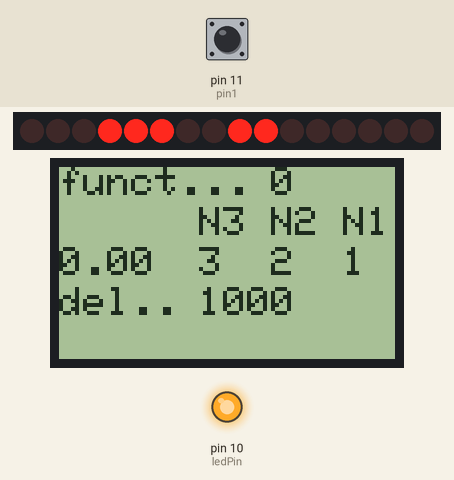
Recording of a sketch running on a simulated Arduino Uno, built with avr-gcc and run on an emulated ATmega328P. On the bench: 16 shift-register outputs drawn as a row of LEDs (first output left, lit = HIGH), 84×48 one-colour display, output pins drawn as LEDs (lit = HIGH). Wiring (inferred from the names in the program): 2 × shift register (74HC595): data pin 2; shift clock pin 4; latch pin 3. Wiring (inferred from the signals the program sends): row of LEDs: on Q0, Q1, Q2, Q3, Q4, Q5, Q6, Q7, Q8, Q9, Q10, Q11, Q12, Q13, Q14, Q15. Dashed ring = blinking. Inputs (shaded band) come from the test bench; at power-on: pin 11 (pin1) HIGH. Random numbers use the default seed unless the sketch sets one; pins used as bus, display or sensor lines are not drawn.

Above: at 1.2 s.
1.3 s: pin 11 (pin1) pulled LOW for 3.2 s
At 3.8 s:
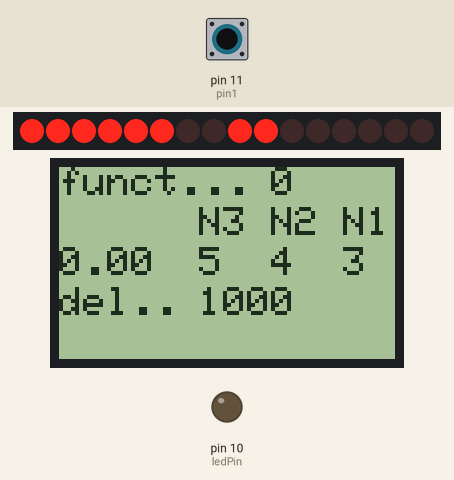
5.1 s: pin 11 (pin1) pulled LOW for 1 s
At 5.72 s:
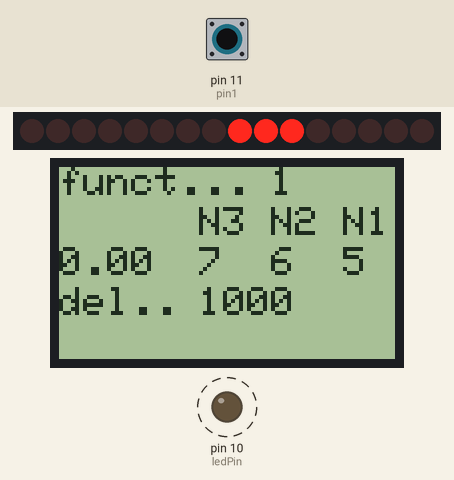
6.7 s: pin 11 (pin1) driven LOW
9.7 s: pin 11 (pin1) driven HIGH
11.2 s: pin 11 (pin1) driven LOW
At 11.7 s:
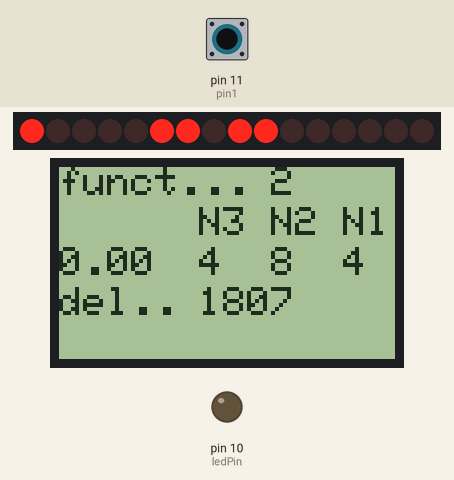
17.2 s: pin 11 (pin1) driven HIGH
At 22.1 s:
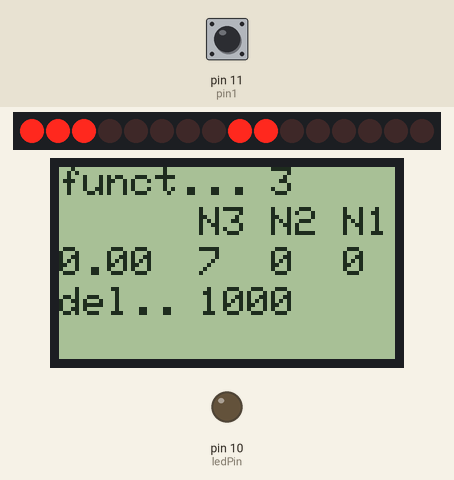
Timing chart, 0 to 23.3 s (numbered marks = the images above; inputs shaded):
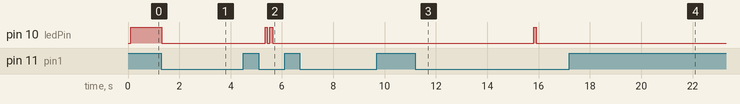

Measured:
- after the input at 1.3 s, pin 10 (ledPin): HIGH → LOW at once
- after the input at 5.1 s, pin 10 (ledPin): alternates HIGH for 0.09 s and LOW for 0.10 s, 4 changes in all, then stays LOW, starting after 0.24 s
- after the input at 11.2 s, pin 10 (ledPin): LOW → HIGH after 4.6 s, → LOW 0.10 s later
- what the display in image 1 shows lasts 0.9 s, from 3.1 s to 4.0 s
- what the display in image 3 shows lasts 1.7 s, from 11.3 s to 13.0 s

The sketch:

Hello3D.ino
```cpp
#define SCLK_C 4 // пины ардуино для подключения Crony
#define RCLK_C 3
#define DIO_C  2

//Подключаем дисплей Nokia 5110 Синий
//Используем библиотеку «Adafruit_GFX_Library»
//https://github.com/adafruit/Adafruit-GFX-Library/archive/master.zip
#include <Adafruit_GFX.h>
#include <Adafruit_PCD8544.h>
// Пины Arduino >> Контакты дисплея:____(Clk, Din, DC, CE, RST)
Adafruit_PCD8544 display = Adafruit_PCD8544(5, 6, 7, 8, 9);
//******

//WoltMetr Вольтметр 0-50В..
// Время обновления показаний, мс (200-2000)
#define REFRESH_TIME  30
// Аналоговй вход
#define PIN_VOLT A0
// Внутреннее опорное напряжение (подобрать)
const float VRef = 1.08;
// Коэффициент входного резистивного делителя (Rh + Rl) / Rl. IN <-[ Rh ]--(analogInPin)--[ Rl ]--|GND
const float VoltMult = (103.8 + 10.430) / 10.430;
float InVolt, Volt;
//*******

//Цифровая кнопка
const int pin1 = 11; //кнопка
long previousMillis = 0;
boolean Lock = 0; //Защёлка/фиксатор для кнопки
//*******

int ledPin = 10;

unsigned long timer0; //Переменная для работы таймера
unsigned long timer1; //Переменная для работы таймера
unsigned long TiMer1; //Переменная для работы таймера

int NUMBER = 0;  //Счетчик для определения номера ячейки в столбце массива symbol[][]
int NUMBER1 = 0; //Переменная для хранения значения 1го разряда
int NUMBER2 = 0; //Переменная для хранения значения 2го разряда
int NUMBER3 = 0; //Переменная для хранения значения 3го разряда

int column = 10; //Количество столбцов массива
int line = 0;    //Переменная для выбора строки из массива

int funct = 0;   //Выбор функции (режима работы)
int del = 1000;  //Интервалл переключения индикатора
int iIi  = 10;   //Переменная иИи для включения FloatPoint только на одном определенном разряде, на пример плавающую точку (12,3 - 1,23)
byte FloatPoint = 0b10000000; // h. Байт включаюший сегмент "h" индикатора
byte other = 0b00000000; //Дополнительный байт, позволяет
//модифицировать байт отправляемый
//на порт DIO и сдвиговый регистр

// маска для 7 сигментного индикатора
const byte symbol[5][10] = {
  {
    0b00000000, //
    0b01110110, // H
    0b01111001, // E
    0b00111000, // L
    0b00111000, // L
    0b00111111, // O
    0b00000000, //
    0b00000000, //
    0b01000000, // -
    0b00000000, //
  }, {
    0b00111111, // 0
    0b00000110, // 1
    0b01011011, // 2
    0b01001111, // 3
    0b01100110, // 4
    0b01101101, // 5
    0b01111101, // 6
    0b00000111, // 7
    0b01111111, // 8
    0b01101111, // 9
  }, {
    //Crony
    0b01100011, //"o_o"
    0b01000001, //"=_="
    0b01000000, //"-_-"
    0b01000011, //">_>"
    0b01100001, //"<_<"
    0b00000001, //"-high -"
    0b00001000, //"_"_
    0b01001000, //"="_
    0b01011100, //"o"_
    0b01000000, //"-"_
  }, {
    //"__________"
    0b01011100, //"o"
    0b01010100, //"n"
    0b00011100, //"u"
    0b01000000, //"-"
    0b00001000, //"_"
    0b01001100, //">"
    0b01011000, //"<"
    0b00111111, //"0"
    0b00000000, //
    0b00000000, //
  }, {
    //каждый сегмент в отдельности
    0b00000000, // пробел
    0b00000001, // a
    0b00000010, // b
    0b00000100, // c
    0b00001000, // d_
    0b00010000, // e
    0b00100000, // f
    0b01000000, // g-
    0b10000000, // h.
    0b00000000, //
  }
};
const byte chr[3] = { // маска для разряда 0, 1, 2
  0b00000110, //100
  0b00000101, //010
  0b00000011, //001
  //0b00000000, //111
  //0b00000111, //000
};
//********************

void setup() {
  // put your setup code here, to run once:
  pinMode(RCLK_C, OUTPUT);
  pinMode(SCLK_C, OUTPUT);
  pinMode(DIO_C, OUTPUT);

  // инициализация и установка параметров дисплея Nokia5110
  display.begin();
  //display.clearDisplay();
  //display.display();
  display.setContrast(58); // установка контраста
  display.setTextSize(1);  // установка размера шрифта
  display.setTextColor(BLACK); // установка цвета текста
  //********

  //WoltMetr ВолтМетр
  analogReference(INTERNAL);//Включаем внутряннее опорное напряжение
  pinMode(PIN_VOLT, INPUT);
  //********

  //Цифровая кнопка
  pinMode(pin1, INPUT_PULLUP);  // определяет pin1 как вход с внутренней подтяжкой
  pinMode(ledPin, OUTPUT);
  //********

  Serial.begin(9600);
}

void loop() {
  // put your main code here, to run repeatedly:

  //Цифровая кнопка от TimeMachine();
  if  (digitalRead(pin1) == LOW ) {        //если pin1 включили,
    if (millis() - previousMillis > 100) { //то ждем 100мс для
      previousMillis = millis();           //отсечки дребезга контактов
      //funct++;                             // и в переменную прибавим один
      Lock = !Lock;   //Стоп - Пуск TimeMachine();
      digitalWrite(ledPin, LOW);
    }
  }
  //TimeMachine();
  if (millis() - timer1 > 100) {
    TiMer1 = TiMer1 + 1;
    if (TiMer1 == 256) TiMer1 = 1;
    timer1 = millis();
     //digitalWrite(ledPin, LOW);
  }
  //Выделятор интервалов времени
  if (TiMer1 >= 1 && TiMer1 <= 2 && !Lock) digitalWrite(ledPin, HIGH);
  if (TiMer1 >= 3 && TiMer1 <= 50 && !Lock) funct = 0;
  if (TiMer1 >= 51 && TiMer1 <= 52 && !Lock) digitalWrite(ledPin, HIGH);
  if (TiMer1 >= 53 && TiMer1 <= 100 && !Lock) funct = 1;
  if (TiMer1 >= 101 && TiMer1 <= 102 && !Lock) digitalWrite(ledPin, HIGH);
  if (TiMer1 >= 103 && TiMer1 <= 150 && !Lock) funct = 2;
  if (TiMer1 >= 151 && TiMer1 <= 152 && !Lock) digitalWrite(ledPin, HIGH);
  if (TiMer1 >= 153 && TiMer1 <= 200 && !Lock) funct = 3;
  if (TiMer1 >= 201 && TiMer1 <= 202 && !Lock) digitalWrite(ledPin, HIGH);
  if (TiMer1 >= 203 && TiMer1 <= 255 && !Lock) funct = 4;
  //if (TiMer1 >= 318 && TiMer1 <= 433 && !Lock) funct = 5;
  //if (TiMer1 >= 534 && TiMer1 <= 687 && !Lock) funct = 6;


  if (millis() - timer0 >= del) {  // Таймер //Переключатель, галетный, програмный...%)
    timer0 = millis();
    if (funct == 0) {
      HelloWorld();
    }
    if (funct == 1) {
      Anymation();
    }
    if (funct == 2) {
      Crony();
    }
    if (funct == 3) {
      Ciferblat();
    }
    if (funct == 4) {
      WoltMetr();
    }
    //if (funct == 5) {
      // TimeMachine();
    //}
  }

  int NUMBERS[3] = { // Массив масок каждого разряда
    NUMBER1,
    NUMBER2,
    NUMBER3,
  };

  int i;
  for (i = 0; i <= 2; i++) {
    digitalWrite(RCLK_C, LOW); // открываем защелку
    shiftOut(DIO_C, SCLK_C, MSBFIRST,  chr[i]);  // включаем разряд

    if (i == iIi) { //Включаем запятую второго разряда
      shiftOut(DIO_C, SCLK_C, MSBFIRST, symbol[line][NUMBERS[i]] + FloatPoint);
    }
    else {
      shiftOut(DIO_C, SCLK_C, MSBFIRST, symbol[line][NUMBERS[i]] + other); //Отправляем байт-маску на вход регистра
    }
    digitalWrite(RCLK_C, HIGH); // защелкиваем регистры
    delay(1);
  }

  if (funct == 5) {
    funct = 0;
  }
  Nokia(); //Ввводим информацию на дисплей Nokia 5110
  //Serial.print(NUMBER1);
  //Serial.print("___");
  //Serial.print(NUMBER2);
  //Serial.print("___");
  //Serial.println(NUMBER3);

}

void Crony() {
  line = 2;
  del = random(1000, 5000); //Случайное время изменения индикации
  other = symbol[4][0]; //Включаем "-" на всех разрядах
  iIi = 10;
  int EYES = random(0, 5);  //Случайная маска 0-5 столбец
  int MOUTH = random (6, 9);//Случайная маска 6-9 столбец
  NUMBER1 = EYES;
  NUMBER2 = MOUTH;
  NUMBER3 = EYES;

}

void HelloWorld() {
  //Эффект бегущей строки, N >> N1 >> N2 >> N3
  del = 1000;
  line = 0; //Выбор линии из массива с символами
  other = symbol[4][0]; //Включаем "-" на всех разрядах
  iIi = 10;
  NUMBER = NUMBER + 1;
  // Получаем маски для каждого разряда
  // смещающиеся справа налево
  // (визуально, на индикаторе :)
  if (NUMBER >= column)
    NUMBER = 0;
  NUMBER1 = NUMBER;
  NUMBER2 = NUMBER1 + 1;
  if (NUMBER2 == column)
    NUMBER2 = 0;
  NUMBER3 = NUMBER2 + 1;
  if (NUMBER3 == column)
    NUMBER3 = 0;
}

void Ciferblat() {
  // Счетчик
  del = 1000;
  other = symbol[4][0]; //Включаем "-" на всех разрядах
  line = 1; //Выбор линии из массива с символами
  iIi = 10;
  NUMBER = NUMBER + 1;         //Счетчик 1-999
  if (NUMBER == 1000)
    NUMBER = 0;
  //Получаем маску для каждого разряда
  NUMBER3 = NUMBER % 10;       //001
  NUMBER2 = NUMBER / 10;       //010
  if (NUMBER2 >= 10) {
    NUMBER2 = (NUMBER / 10) % 10;
  }
  NUMBER1 = NUMBER / 100;      //100
  if (NUMBER1 >= 10) {
    NUMBER1 = 0;
  }
}

void Anymation() {
  //Анимация, 6 сегментов загораются и гаснут по очереди,
  //создавая эффект движения по кругу
  line = 4;
  del = 78;
  iIi = 10;
  other = symbol[4][7]; //Включаем "-" на всех разрядах
  NUMBER = NUMBER + 1;
  if (NUMBER >= 7) NUMBER = 1;
  //На все разряды выводим одинаковую маску
  NUMBER1 = NUMBER;
  NUMBER2 = NUMBER;
  NUMBER3 = NUMBER;
}

void WoltMetr() {
  line = 1;
  del = 300;
  other = symbol[4][0]; //Включаем "-" на всех разрядах
  iIi = 1;
  unsigned long CalcStart = millis();
  int ReadCnt = 0;
  InVolt = 0;
  // Чтение из порта с усреднением
  while ((millis() - CalcStart) < REFRESH_TIME) {
    InVolt += analogRead(PIN_VOLT);
    ReadCnt++;
  }
  InVolt = InVolt / ReadCnt;
  // Смещение 0 для конкретного ADC (подобрать или отключить)
  //if (InVolt > 0.2) InVolt += 3;
  // Перевод в вольты (Value: 0..1023 -> (0..VRef) scaled by Mult)
  Volt = InVolt * VoltMult * VRef / 1023;

  NUMBER = (Volt * 100);  // float Volt умножается на 10 что бы переместить запятую
  Serial.println(Volt);   //и  преобразуется в int NUMBER (123.4 = 123)
  NUMBER3 = NUMBER % 10; //001
  NUMBER2 = NUMBER / 10; //010
  if (NUMBER2 >= 10) {
    NUMBER2 = (NUMBER / 10) % 10;
  }
  NUMBER1 = NUMBER / 100; //100
  if (NUMBER1 >= 10) {
    NUMBER1 = 0;
  }
}

void Nokia() {
  //Ввводим информацию на дисплей Nokia 5110
  display.clearDisplay();//Очистка дисплея
  //Для наглядности выводим состояние разных переменных

  display.setCursor(0, 0); // установка позиции курсора
  display.print("funct...");
  display.setCursor(53, 0);
  display.print(funct);

  display.setCursor(35, 10); // установка позиции курсора
  display.print("N3 N2 N1"); //NUMBER
  display.setCursor(0, 20); // установка позиции курсора
  display.print(Volt); //NUMBER
  display.setCursor(35, 20);
  display.print(NUMBER3);
  display.setCursor(53, 20);
  display.print(NUMBER2);
  display.setCursor(71, 20);
  display.print(NUMBER1);

  display.setCursor(0, 30); // установка позиции курсора
  display.print("del..");
  display.setCursor(35, 30);
  display.print(del);

  display.display();
}

void allCikl() {
  int CNT;
  unsigned long timing1;
  if (millis() - timing1 > 100) {
    CNT = CNT + 1;
    if (CNT == 288) CNT = 1;
    timing1 = millis();
  }
  if (CNT >= 1 && CNT <= 15) Anymation();
  if (CNT >= 16 && CNT <= 117) Crony();
  if (CNT >= 118 && CNT <= 133) Anymation();
  if (CNT >= 134 && CNT <= 287) Ciferblat();
}

//Serial.print(NUMBER);
//Serial.print("___");
//Serial.print(NUMBER1);
//Serial.print("___");
//Serial.print(NUMBER2);
//Serial.print("___");
//Serial.println(NUMBER3);
//delay(500);
```
